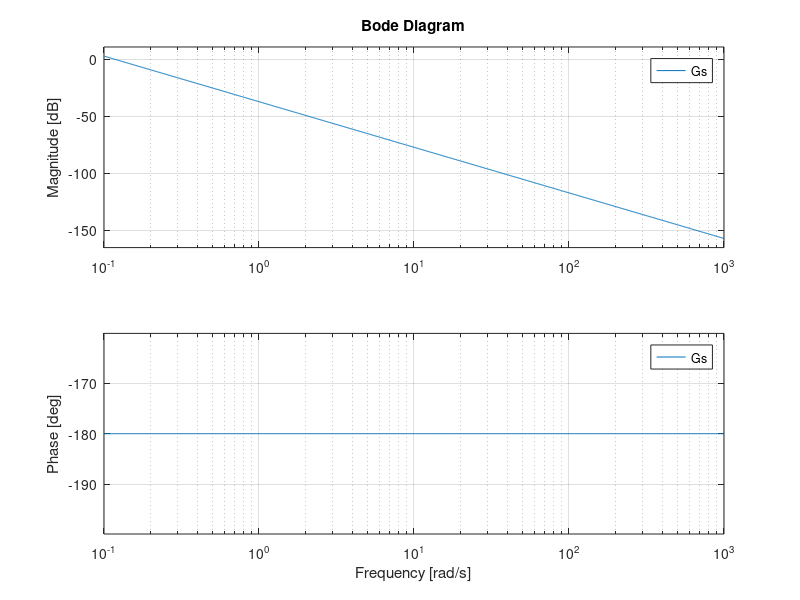
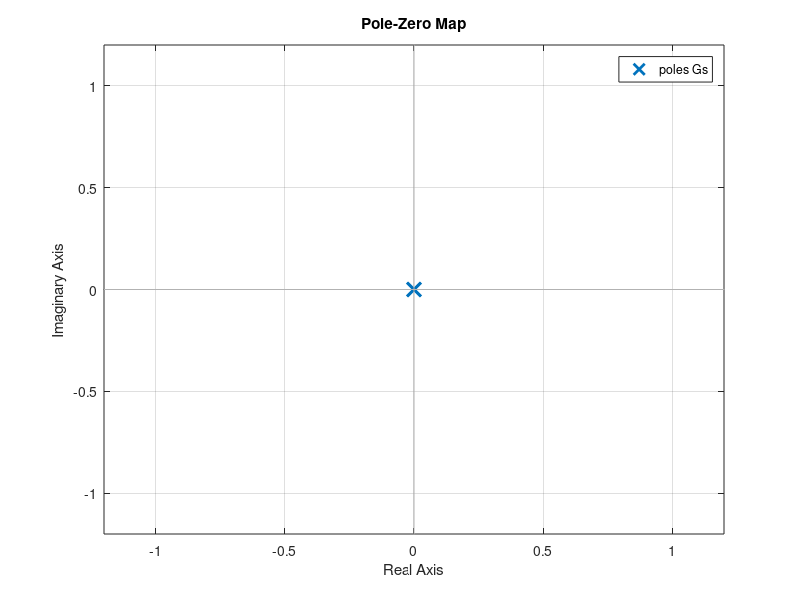
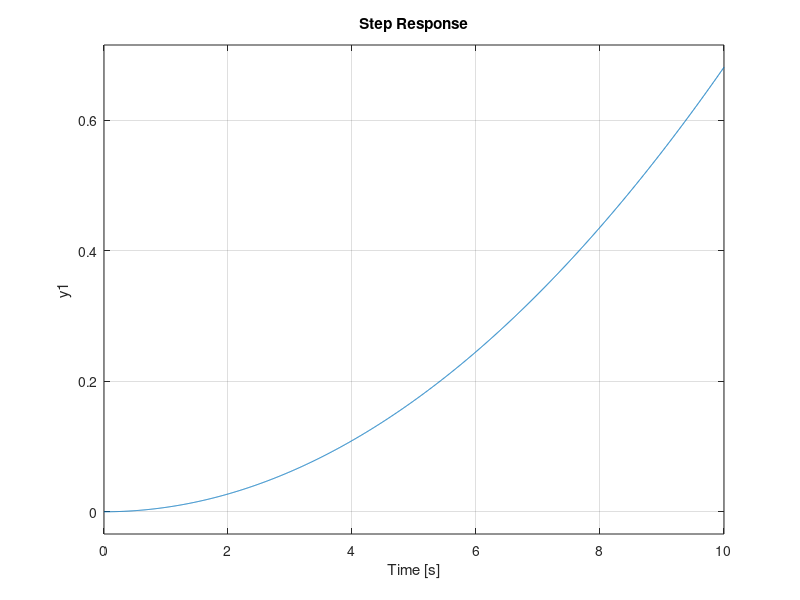
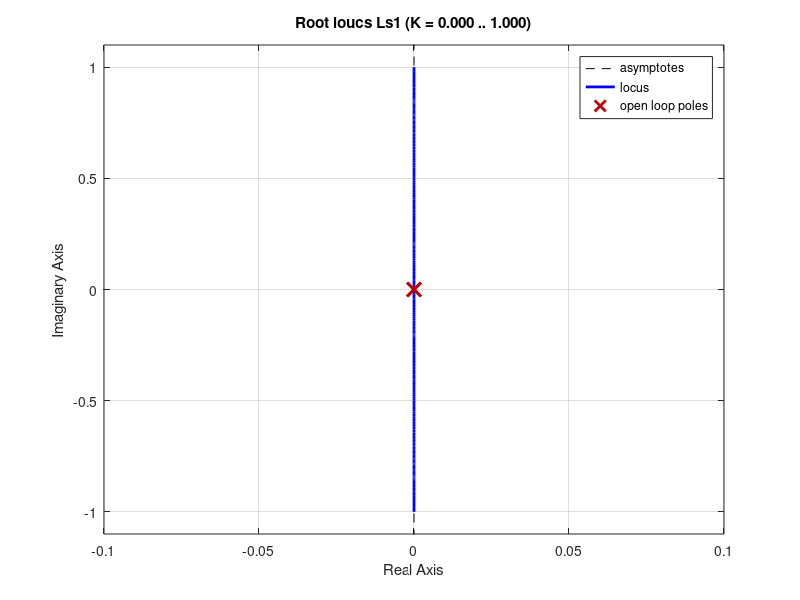

Source code (MATLAB) for these figures, in order:
pkg load control
clear all
close all

m = 1;
l = 0.1;
Jy = (1/12) * m*(l^2 + l^2) %[kg m^2]
bz = 22703.6e-9;

                    %%% 1 - Cubesat pitch dynamics
a = bz / Jy
s = tf('s');
Gs = a / s^2

figure(1);
bode(Gs);
%margin(Gs);

figure(2);
pzmap(Gs);

figure(3);
step(Gs);

poles_Gs=pole(Gs)


                    %%% 2 - PID Control
                    % P
kt=1;
Ks1 = kt / a;
Ls1 = kt / s^2;
Ts1_1 = 1 / (s^2 + 1);
Ts1_2 = 2 / (s^2 + 2);
Ts1_3 = 3 / (s^2 + 3);

figure(4);
rlocus(Ls1);

figure(5);
step(Ts1_1, Ts1_2, Ts1_3);


                    % PD
kw=1;
Ks2 = (kw*s) / a;
Ls2 = kw / s;
Ts2_1 = 1 / (s + 1);
Ts2_2 = 2 / (s + 2);
Ts2_3 = 3 / (s + 3);

figure(6);
rlocus(Ls2);

figure(7);
step(Ts2_1, Ts2_2, Ts2_3);


                    % PID
Ti=41;
Td=10;

CPIDs = 1*(1 + (1/(Ti*s)) + (s*Td));
Ls3 = Gs * CPIDs

figure(8);
pzmap(Ls3);

figure(9);
rlocus(Ls3);

kt=15;
Ts3 = minreal((kt*Ls3) / (1+(kt*Ls3))) %simplifica a expressão, cortando os ss

figure(10);
step(Ts3);

figure(11);
margin(Ls3)
